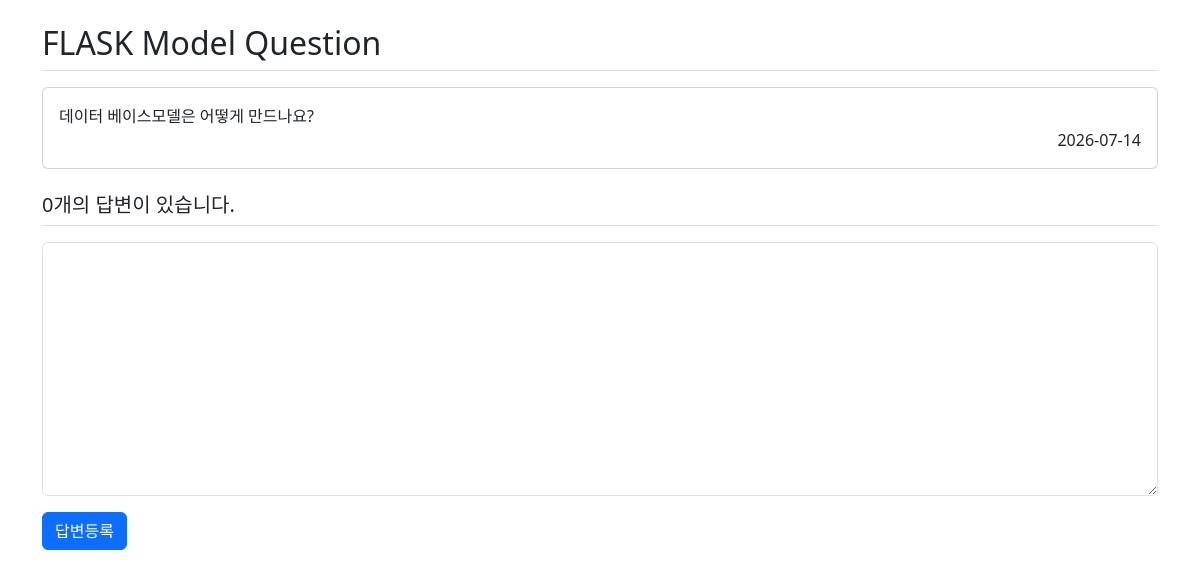
Before: /question/detail/2/ with the older database file.
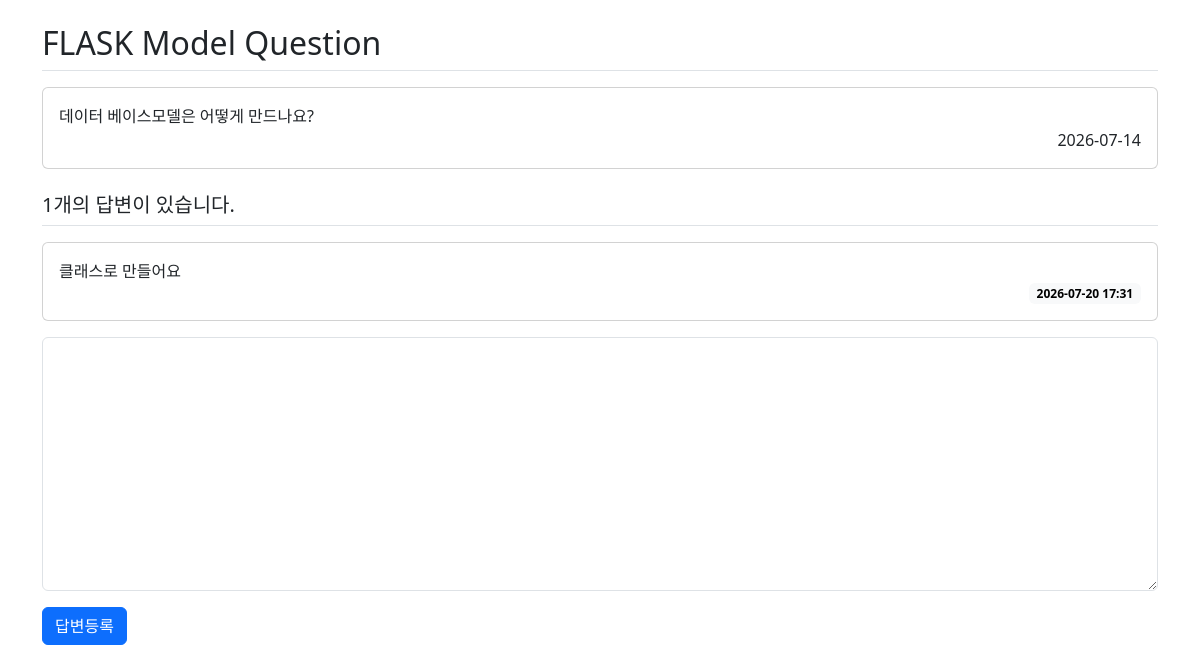
After: the same page with the newer database file.
### pybo/models.py (models this page shows)
class Question(db.Model):
    id = db.Column(db.Integer, primary_key=True)
    subject = db.Column(db.String(200), nullable=False)
    content = db.Column(db.Text(), nullable=False)
    create_date = db.Column(db.DateTime(), nullable=False)

class Answer(db.Model):
    id = db.Column(db.Integer, primary_key=True)
    question_id = db.Column(db.Integer, db.ForeignKey('question.id', ondelete='CASCADE'))
    question = db.relationship('Question', backref=db.backref('answer_set', cascade='all, delete-orphan'))
    content = db.Column(db.Text(), nullable=False)
    create_date = db.Column(db.DateTime(), nullable=False)

### pybo/views/question_views.py (the view)
@bp.route('/detail/<int:question_id>/')
def detail(question_id):
    question = Question.query.get_or_404(question_id)
    return render_template('question/question_detail.html', question = question, datetime=datetime)

### pybo/templates/question/question_detail.html
<link rel="stylesheet" href="https://cdn.jsdelivr.net/npm/bootstrap@5.3.8/dist/css/bootstrap.min.css">
<div class="container my-3">
    <h2 class="border-bottom py-2">{{ question.subject }}</h2>
    <div class="card my-3">
        <div class="card-body">
            <div class="card-text" style="white-space: pre-line;"> {{ question.content }} </div>
            <div class="d-flex justify-content-end">
                {% if question.create_date.date() == datetime.now().date() %}
                <div class="badge text-bg-light">{{ question.create_date.strftime('%Y-%m-%d %H:%M') }}</div>
                {% else %}
                <div>{{ question.create_date.date() }}</div>
                {% endif %}
            </div>
        </div>
    </div>
    <h5 class="border-bottom my-3 py-2">{{ question.answer_set|length }}개의 답변이 있습니다.</h5>
    {% for answer in question.answer_set %}
    <div class="card my-3">
        <div class="card-body">
            <div class="card-text" style="white-space: pre-line;"> {{ answer.content }} </div>
            <div class="d-flex justify-content-end">
                {% if answer.create_date.date() == datetime.now().date() %}
                <div class="badge text-bg-light">{{ answer.create_date.strftime('%Y-%m-%d %H:%M') }}</div>
                {% else %}
                <div>{{ answer.create_date.date() }}</div>
                {% endif %}
            </div>
        </div>
    </div>
    {% endfor %}
    <form action="{{ url_for('answer.create', question_id=question.id) }}" method="post" class="my-3">
        <div class="mb-3">
            <textarea name="content" id="content" rows="10" class="form-control"></textarea>
        </div>
        <input type="submit" value="답변등록" class="btn btn-primary">
    </form>
</div>

Changed rows visible on the page:
added Answer: content "클래스로 만들어요", create_date "2026-07-20 17:31"
Other visible differences:
{{ question.answer_set|length }}: "0" → "1"
